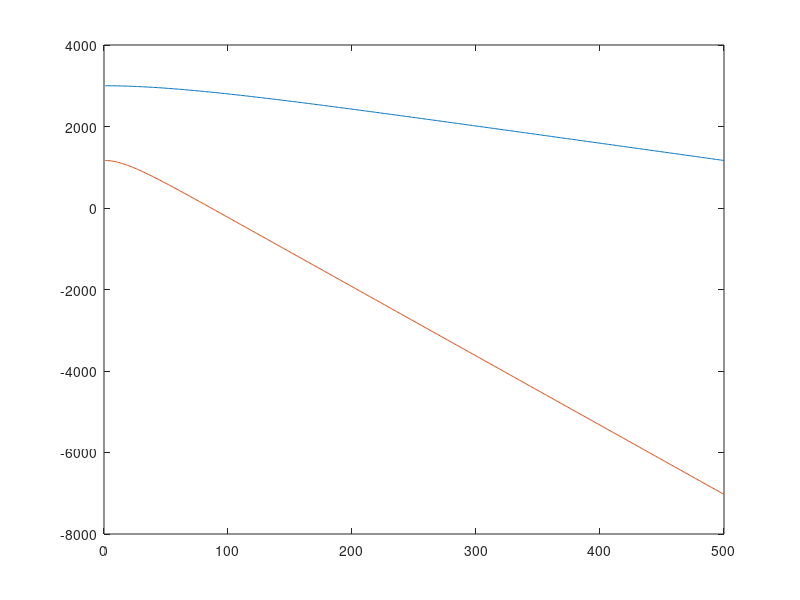

This figure's MATLAB source:
clc; clear all; close all;

%Constants
m = 70;
g = 9.81;
b1 = 12.9566;
b2 = 7*b1;
b = b1;         %Initialize b

%Initial data
h0 = 3000;      %Initial height
h = h0;         %Initialize h
hDot0 = 0;      %Initial velocity
hDot = hDot0;   %Initializes hDot
hDotDot = 0;    %Initialize hDotDot (For saving last values etc)
T = 40;         %Parachute opening time
cond = 0;       %Condition flag for setting new initial conditions at t = T

t1 = linspace(0,40,500);
t2 = linspace(40,200,500);

ha = h0 + (m.^2*g)/b.^2 + m/b*hDot0 - (m.^2*g/b.^2 + m/b*hDot0)*e.^(-b/m.*t1) - (m*g)/b.*t1;
hb = ha(500) + (m.^2*g)/b.^2 + m/b*hDot0 - (m.^2*g/b.^2 + m/b*hDot0)*e.^(-b/m.*(t2-T)) - (m*g)/b.*(t2-T);

plot(ha)
hold on
plot(hb)